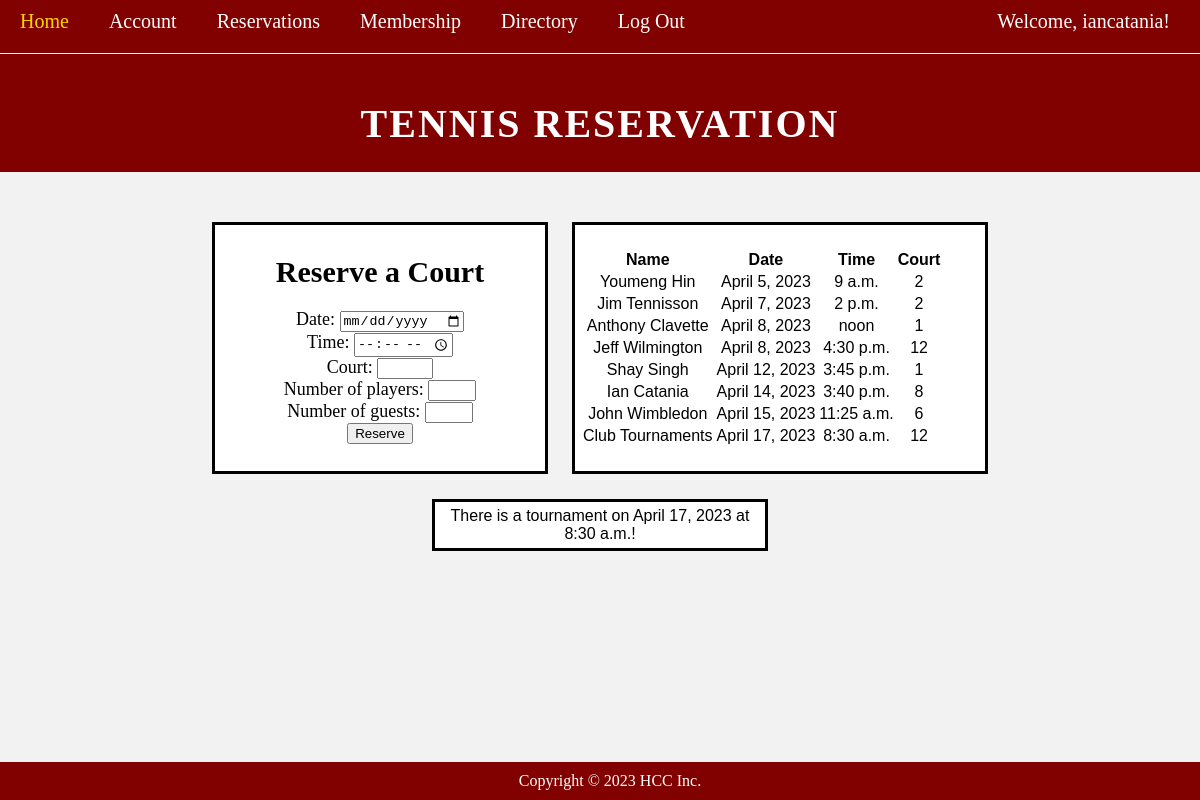
Page /reservations/ (signed in) on the earlier database version.
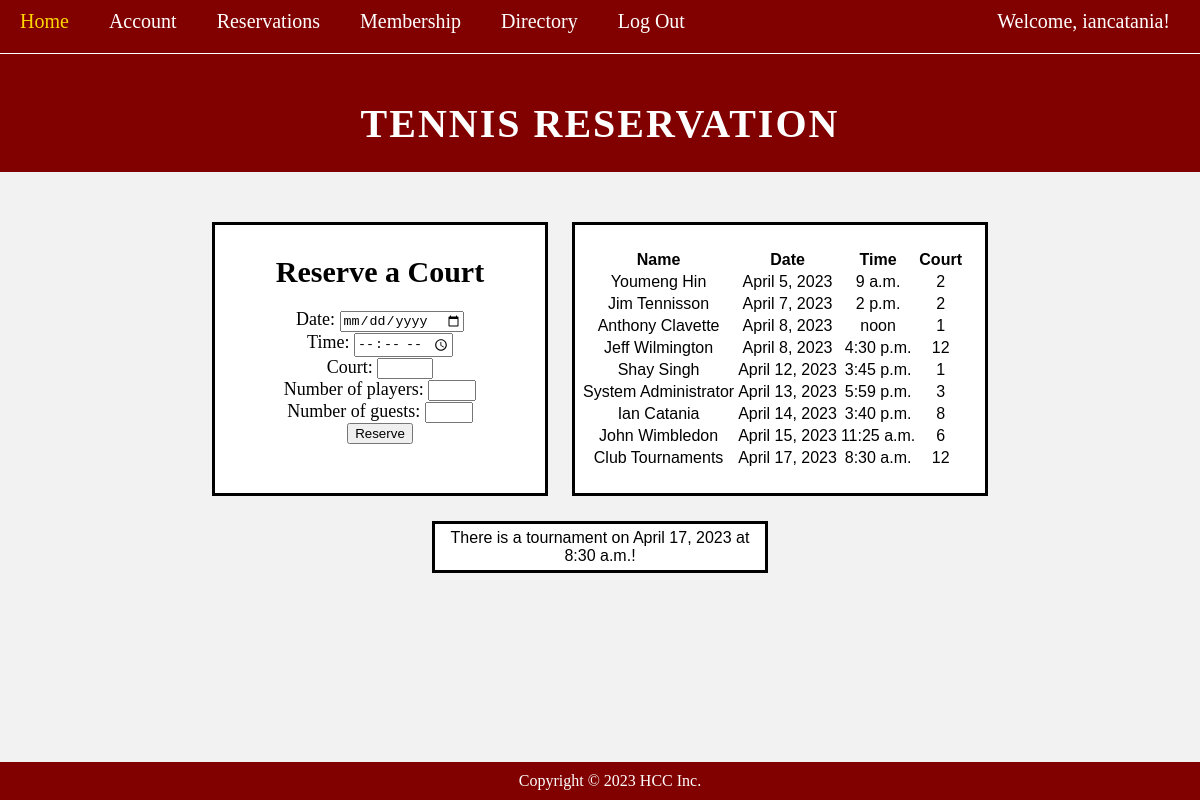
Same page on the later database version.
### app/models.py (models this page shows, shortened)
class Reservation(models.Model):
    user = models.OneToOneField(User, on_delete=models.CASCADE)
    date = models.DateField()
    time = models.TimeField()
    court = models.IntegerField(validators=[MaxValueValidator(12),MinValueValidator(1)])
    number_of_players = models.IntegerField(validators=[MaxValueValidator(4),MinValueValidator(1)])
    number_of_guests = models.IntegerField(validators=[MaxValueValidator(3),MinValueValidator(0)])
    is_tournament = models.BooleanField(default=False)

class MemberProfile(models.Model):
    user = models.OneToOneField(User, on_delete=models.CASCADE) # Delete profile when user is deleted, this is username/password/email
    last_name = models.CharField(max_length=100, default="")
    first_name = models.CharField(max_length=100, default="")
    address = models.CharField(max_length=100, default="")
    phone_number = models.CharField(max_length=100, default="")
    date_of_birth = models.DateField(max_length=100, default="mm/dd/yy")
    in_directory = models.BooleanField()

### app/views.py (the view)
# urls.py: path("reservations/", views.reservation_page, name='reservations'),
@login_required(login_url='signup')
def reservation_page(request):
    template_name = 'reservations.html'
    is_member = True
    try:
        profile = MemberProfile.objects.filter(first_name = request.user.memberprofile.first_name)
    except MemberProfile.DoesNotExist:
        is_member = False
    reservations = Reservation.objects.order_by('date')
    context = {
        'reservations': reservations,
        'is_member': is_member,
    }
    reservation_failed = False
    if request.method == 'POST':
            form = ReservationForm(request.POST)
            if form.is_valid():
                profile = form.save(commit=False)
                profile.user = request.user
                selected_date = form.cleaned_data.get('date')
                selected_time = form.cleaned_data.get('time')
                selected_court = form.cleaned_data.get('court')
                if Reservation.objects.filter(date = selected_date).exists() and Reservation.objects.filter(time = selected_time).exists() and Reservation.objects.filter(court = selected_court).exists():
                    reservation_failed = True
                    messages.info(request, 'This reservation has already been taken!')
                else:
                    profile.save()
                context = {
                    'reservations': reservations,
                    'form': form,
                    'is_member': is_member,
                    'reservation_failed': reservation_failed
                }
                if profile.number_of_guests > 0 and not reservation_failed:
                    return redirect('guest_info')
    else:
        form = ReservationForm()
        context = {
            'reservations': reservations,
            'form': form,
            'is_member': is_member,
            'reservation_failed': reservation_failed
        }
    return render(request, template_name, context)

### app/forms.py
class ReservationForm(forms.ModelForm):
	class Meta:
		model = Reservation
		fields = ['date', 'time', 'court', 'number_of_players', 'number_of_guests']

### templates/reservations.html (shortened to what this page needs)
{% extends "base.html" %}
{% block content %}
<!DOCTYPE html>
<html>
<head>
	<link rel="stylesheet" href="../static/css/style.css">
</head>
<body>
	<header>
		<h1>Tennis Reservation</h1>
	</header>
	{% if user.is_authenticated and is_member %}
	<main>
		<div class="memberform">
			<h2>Reserve a Court</h2>
			<form method="post">
				<p>
					<label for="id_date">Date:</label>
					<input type="date" name="date" required="" id="id_date">
				</p>
				<p>
					<label for="id_time">Time:</label>
					<input type="time" name="time" required="" id="id_time" min="08:00" max="18:00">
				</p>
				<p>
					<label for="id_court">Court:</label>
					<input type="number" name="court" required="" id="id_court" min="1" max="12">
				</p>
				<p>
					<label for="id_number_of_players">Number of players:</label>
					<input type="number" name="number_of_players" required="" id="id_number_of_players" min="1" max="4">
				</p>
				<p>
					<label for="id_number_of_guests">Number of guests:</label>
					<input type="number" name="number_of_guests" required="" id="id_number_of_guests" min="0" max="3">
				</p>
				<button type="submit">Reserve</button>
			</form>
		</div>
		<div class="reservationdisplay">
			<section>
				<br>
				<table class="table">
					<thead>
						<tr>
							<th scope="col">Name</th>
							<th scope="col">Date</th>
							<th scope="col">Time</th>
							<th scope="col">Court</th>
						</tr>
					</thead>
					<tbody>
						{%for reservation in reservations%}
						<tr>
							<td>{{reservation.user.memberprofile.first_name}}
								{{reservation.user.memberprofile.last_name}} </td>
							<td>{{reservation.date}}</td>
							<td>{{reservation.time}}</td>
							<td>{{reservation.court}}</td>
						</tr>
						{%endfor%}
					</tbody>
				</table>
				<br>
			</section>
		</div>
		{% for reservation in reservations %}
		{% if reservation.is_tournament %}
		<div class="memberform">
			There is a tournament on {{reservation.date}} at {{reservation.time}}!
		</div>
		{% endif %}
		{% endfor %}
	</main>
	<footer>
		<p>&copy; 2023 Tennis Reservation. All rights reserved.</p>
	</footer>
	{% elif user.is_authenticated and not is_member %}
	<main>
		<section style="text-align: center" ;>
			<h2>You must be a member of the club to make a court reservation.</h2>
		</section>
	</main>
	{%endif%}
	<footer>
		<p>Copyright © 2023 HCC Inc.</p>
	</footer>
</body>
</html>
{% endblock content %}

Differences in the rows shown:
added Reservation: user.memberprofile.first_name "System", user.memberprofile.last_name "Administrator", date "April 13, 2023", time "5:59 p.m.", court "3", shown under "Reserve a Court"
